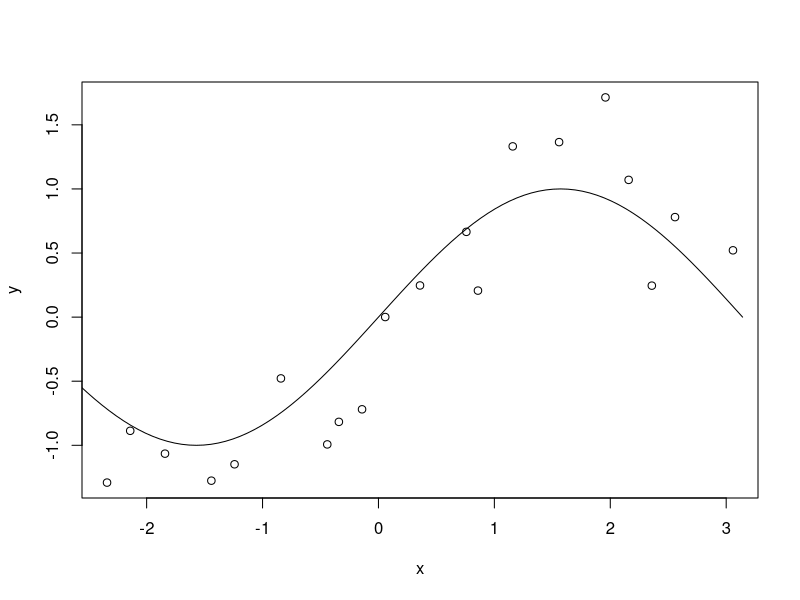
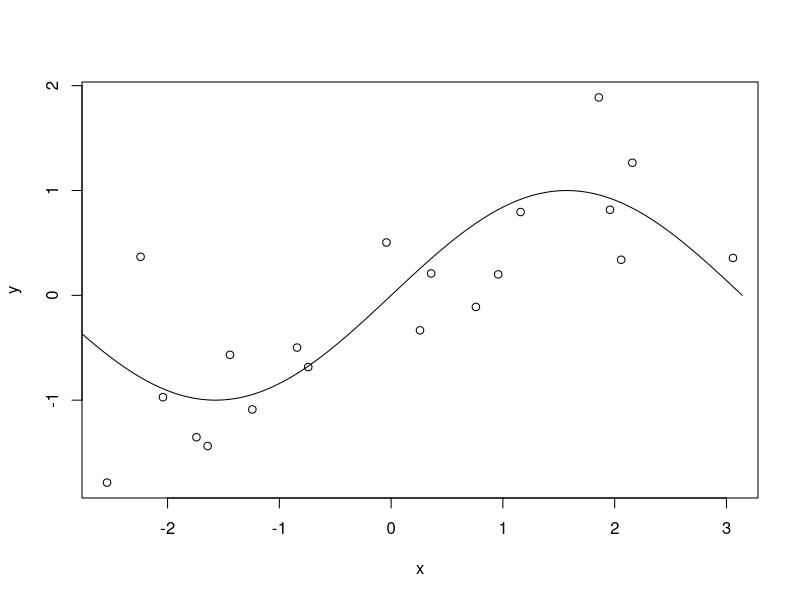

The R source for these figures, in order:
filePathRootTrain <- 'C:\\Users\\deifen\\Documents\\Projects\\Bias and overfitting trade offs\\Project\\SampleData\\train'
filePathRootTest <- 'C:\\Users\\deifen\\Documents\\Projects\\Bias and overfitting trade offs\\Project\\SampleData\\test'
n <- 25
r <- 20
vect <- seq(from= -pi, to =pi, by=.1) 
signal<-function(n)
{sin(n)}
for(i in 1:10) 
{
  x <- sample(vect, r)
  noise<- rnorm(r, mean=0, sd=.5)
  y <- signal(x) + noise
  trainData <- data.frame(x, y)
  write.csv(trainData, file=paste(filePathRootTrain, i, collapse=NULL), quote=FALSE, row.names=FALSE)
}

x <- sample(vect, r)
noise<- rnorm(r, mean=0, sd=.5)
y <- signal(x) + noise
testData <- data.frame(x, y)
write.csv(testData, file=paste(filePathRootTest, 1, collapse=NULL), quote=FALSE, row.names=FALSE)


plot(y ~ x, trainData)
curve(signal(x), from=-pi, to=pi, , xlab="x", ylab="y", add=TRUE)

plot(y ~ x, testData)
curve(signal(x), from=-pi, to=pi, , xlab="x", ylab="y", add=TRUE)




